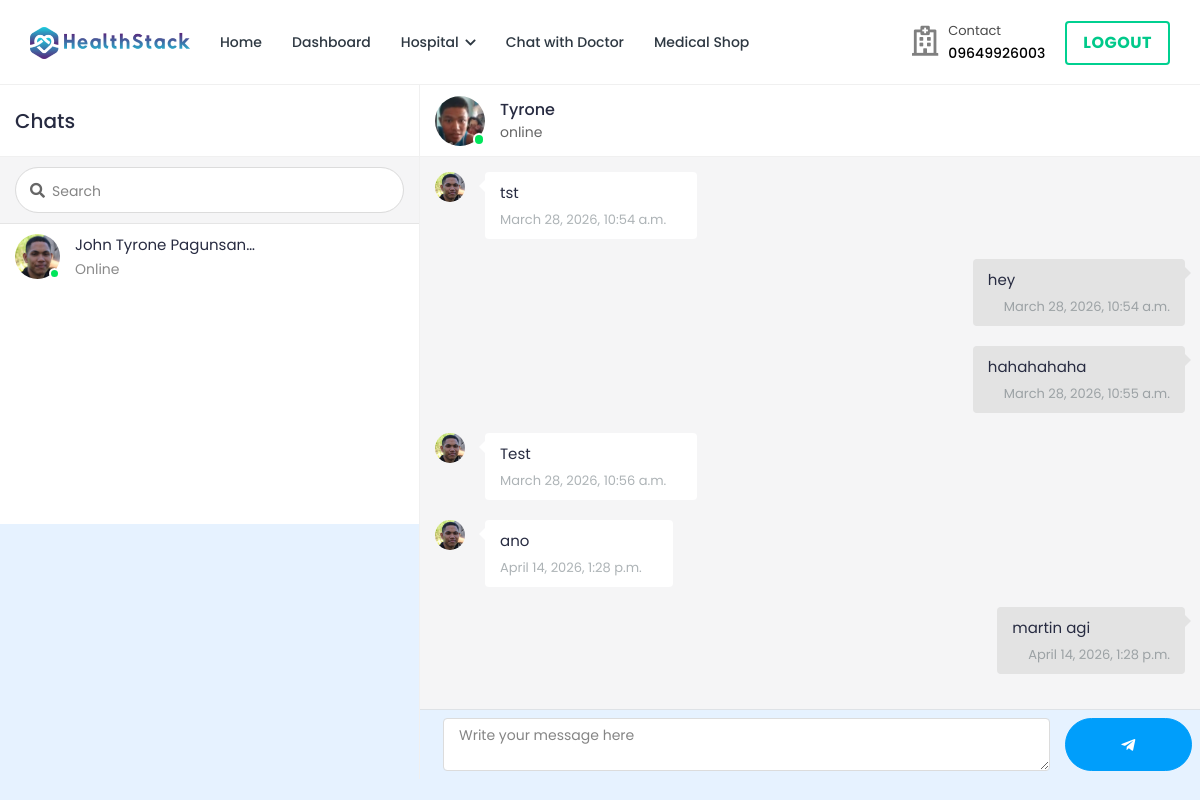
The page /chat/home/25/?u=24 (signed in) on the database its author committed.
### doctor/models.py (models this page shows, shortened)
class Doctor_Information(models.Model):
    DOCTOR_TYPE = (
        ('Cardiologists', 'Cardiologists'),
        ('Neurologists', 'Neurologists'),
        ('Pediatricians', 'Pediatricians'),
        ('Physiatrists', 'Physiatrists'),
        ('Dermatologists', 'Dermatologists'),
    )
    doctor_id = models.AutoField(primary_key=True)
    user = models.OneToOneField(User, on_delete=models.CASCADE, null=True, blank=True, related_name='profile')
    name = models.CharField(max_length=200, null=True, blank=True)
    username = models.CharField(max_length=200, null=True, blank=True)
    gender = models.CharField(max_length=200, null=True, blank=True)
    description = models.TextField(max_length=1000, null=True, blank=True)
    department = models.CharField(max_length=200, choices=DOCTOR_TYPE, null=True, blank=True)
    department_name = models.ForeignKey(hospital_department, on_delete=models.SET_NULL, null=True, blank=True)
    specialization = models.ForeignKey(specialization, on_delete=models.SET_NULL, null=True, blank=True)
    featured_image = models.ImageField(upload_to='doctors/', default='doctors/user-default.png', null=True, blank=True)
    certificate_image = models.ImageField(upload_to='doctors_certificate/', default='doctors_certificate/default.png', null=True, blank=True)
    email = models.EmailField(max_length=200, null=True, blank=True)
    phone_number = models.CharField(max_length=200, null=True, blank=True)
    nid = models.CharField(max_length=200, null=True, blank=True)
    visiting_hour = models.CharField(max_length=200, null=True, blank=True)
    consultation_fee = models.IntegerField(null=True, blank=True)
    report_fee = models.IntegerField(null=True, blank=True)
    dob = models.CharField(max_length=200, null=True, blank=True)
    institute = models.CharField(max_length=200, null=True, blank=True)
    degree = models.CharField(max_length=200, null=True, blank=True)
    completion_year = models.CharField(max_length=200, null=True, blank=True)
    work_place = models.CharField(max_length=200, null=True, blank=True)
    designation = models.CharField(max_length=200, null=True, blank=True)
    start_year = models.CharField(max_length=200, null=True, blank=True)
    end_year = models.CharField(max_length=200, null=True, blank=True)
    register_status =  models.CharField(max_length=200, null=True, blank=True)
    hospital_name = models.ForeignKey(Hospital_Information, on_delete=models.SET_NULL, null=True, blank=True)

### hospital/models.py (models this page shows, shortened)
class Patient(models.Model):
    patient_id = models.AutoField(primary_key=True)
    user = models.OneToOneField(User, on_delete=models.CASCADE, null=True, blank=True, related_name='patient')
    name = models.CharField(max_length=200, null=True, blank=True)
    username = models.CharField(max_length=200, null=True, blank=True)
    age = models.IntegerField(null=True, blank=True)
    email = models.EmailField(max_length=200, null=True, blank=True)
    phone_number = models.IntegerField(null=True, blank=True)
    address = models.CharField(max_length=200, null=True, blank=True)
    featured_image = models.ImageField(upload_to='patients/', default='patients/user-default.png', null=True, blank=True)
    blood_group = models.CharField(max_length=200, null=True, blank=True)
    history = models.CharField(max_length=200, null=True, blank=True)
    dob = models.CharField(max_length=200, null=True, blank=True)
    nid = models.CharField(max_length=200, null=True, blank=True)
    serial_number = models.CharField(max_length=200, null=True, blank=True)
    login_status = models.CharField(max_length=200, null=True, blank=True, default="offline")

### ChatApp/models.py (models this page shows, shortened)
class chatMessages(models.Model):
    user_from = models.ForeignKey(User, on_delete=models.CASCADE, related_name="+")
    user_to = models.ForeignKey(User, on_delete=models.CASCADE, related_name="+")
    message = models.TextField()
    date_created = models.DateTimeField(default=timezone.now)

### ChatApp/views.py (the view, shortened to what this page needs)
# urls.py: path('', views.home, name='chat-home'),
@csrf_exempt
@login_required(login_url='login')
@cache_control(no_cache=True, must_revalidate=True, no_store=True)
def home(request,pk):
    if request.user.is_patient:
            User = get_user_model()
            users = User.objects.all()
            patients = Patient.objects.get(user_id=pk)
            appointments = Appointment.objects.filter(patient=patients).filter(appointment_status='confirmed')
            doctor= Doctor_Information.objects.filter(appointment__in=appointments).distinct()
            if not doctor.exists():
                doctor = Doctor_Information.objects.exclude(user=request.user).distinct()
            chats = {}
            if request.method == 'GET' and 'u' in request.GET:
                chats = chatMessages.objects.filter(Q(user_from=request.user.id, user_to=request.GET['u']) | Q(user_from=request.GET['u'], user_to=request.user.id))
                chats = chats.order_by('date_created')
                doc = Doctor_Information.objects.get(user_id=request.GET['u'])
                context = {
                "page":"home",
                "users":users,
                "chats":chats,
                "patient":patients,
                "doctor":doctor,
                "doc":doc,
                "app":appointments,
                "chat_id": int(request.GET['u'] if request.method == 'GET' and 'u' in request.GET else 0)
            }
            print(request.GET['u'] if request.method == 'GET' and 'u' in request.GET else 0)
            return render(request,"chat.html",context)

### templates/chat.html (shortened to what this page needs)
{% load static %}
{%load tz%}
<!DOCTYPE html>
<html lang="en">
<head>
		<link rel="stylesheet" href="{% static 'HealthStack-System/css/Normal/bootstrap.min.css' %}">
		<link rel="stylesheet" href="{% static 'HealthStack-System/plugins/Normal/fontawesome/css/fontawesome.min.css' %}">
		<link rel="stylesheet" href="{% static 'HealthStack-System/plugins/Normal/fontawesome/css/all.min.css' %}">
		<link rel="stylesheet" href="{% static 'HealthStack-System/css/Normal/style.css' %}">
		<link rel="stylesheet" href="{% static 'HealthStack-System/plugins/Normal/fancybox/jquery.fancybox.min.css'%}">
	</head>
	<body class="chat-page">
		<div class="main-wrapper">
			<header class="header">{% include 'patient_navbar.html' %}</header>
			<div class="content">
				<div class="container-fluid">
					<div class="row">
						<div class="col-xl-12">
							<div class="chat-window">
								<div class="chat-cont-left">
									<div class="chat-header">
										<span>Chats</span>
									</div>
									<form class="chat-search" method="GET" action = "{% url 'chat-home' pk=user.id %}">
										<div class="input-group">
											<div class="input-group-prepend">
											</div>
											<input type="text" class="form-control" placeholder="Search" name="search">
										</div>
									</form>
									<div class="chat-users-list">
										<div class="chat-scroll">
										{% for d in doctor %}
											<a href="{% url 'chat-home' pk=user.id %}?u={{d.user.id}}" class="media">
												<div class="media-img-wrap">
													{%if d.user.login_status%}
													<div class="avatar avatar-online">
														<img src="{{ d.featured_image.url }}" alt="User Image" class="avatar-img rounded-circle">
													</div>
													{%else%}
													<div class="avatar avatar-away">
														<img src="{{ d.featured_image.url }}" alt="User Image" class="avatar-img rounded-circle">
													</div>
													{%endif%}
												</div>
												<div class="media-body">
													<div>
														<div class="user-name">{{d.name}}</div>
														{%if d.user.login_status%}
														<div class="user-last-chat">Online</div>
														{%else%}
														<div class="user-last-chat">Offline</div>
														{%endif%}
													</div>
												</div>
											</a>
										{% endfor %}
										</div>
									</div>
								</div>
								<div class="chat-cont-right">
									<div class="chat-header">
										<div class="media">
											<div class="media-img-wrap">
												<div class="avatar avatar-online">
													<img src="{{patient.featured_image.url}}" alt="User Image" class="avatar-img rounded-circle">
												</div>
											</div>
											<div class="media-body">
												<div class="user-name">{{patient.name}}</div>
												<div class="user-status">online</div>
											</div>
										</div>
									</div>
									{% if not chat_id > 0 %}
										<div class="d-flex flex-column justify-content-center align-items-center" style="height: 650px;">
											<h3>Start Chat now</h3>
											<p><small class="text-muted">Please select a person to chat with.</small></p>
										</div>
									{% else %}
									<div class="chat-body">
										<div class="chat-scroll chat-box">
											<ul class="list-unstyled">
												{% for chat in chats %}
												{% if chat.user_from == user %}
												<li class="media sent">
													<div class="media-body">
														<div class="msg-box">
															<div class="chat-bubble" data-id="{{chat.id}}">
																<p>{{chat.message}}</p>
																<ul class="chat-msg-info">
																	<li>
																		<div class="chat-time">
																			<span>{{chat.date_created|localtime}}</span>
																		</div>
																	</li>
																</ul>
															</div>
														</div>
													</div>
												</li>
												{% else %}
												<li class="media received">
													<div class="avatar">
														<img src="{{ doc.featured_image.url }}" alt="User Image" class="avatar-img rounded-circle">
													</div>
													<div class="media-body">
														<div class="msg-box">
															<div class="chat-bubble" data-id="{{chat.id}}">
																<p>{{chat.message}}</p>
																<ul class="chat-msg-info">
																	<li>
																		<div class="chat-time">
																			<span>{{chat.date_created|localtime}}</span>
																		</div>
																	</li>
																</ul>
															</div>
														</div>
													</div>
												</li>
												{% endif %}
												{% endfor %}
											</ul>
										</div>
									</div>
									<div class="chat-box-form border-top p-2" style="height: 70px;">
										<div class="w-100 h-100">
											<form action="{% url 'chat-send' %}" method="POST" id="chat-submit" class="h-100 d-flex ">
												<div class="col-md-10 h-100">
													<textarea name="message" id="" class="h-100 w-100 form-control" placeholder="Write your message here"></textarea>
												</div>
												<button type="submit" class="button btn btn-rounded btn-info h-100 w-100 justify-content-center align-items-center d-flex"><i class="fab fa-telegram-plane"></i></button>
											</form>
										</div>
									</div>
									{% endif %}
								</div>
							</div>
						</div>
					</div>
				</div>
			</div>
	</body>
</html>

### rows shown on the page
Doctor_Information: featured_image (picture), name "John Tyrone Pagunsan…", shows "Online"
Patient: featured_image (picture), name "Tyrone"
chatMessages: featured_image (picture), message "tst", date_created "March 28, 2026, 10:54 a.m."
chatMessages: message "hey", date_created "March 28, 2026, 10:54 a.m."
chatMessages: message "hahahahaha", date_created "March 28, 2026, 10:55 a.m."
chatMessages: featured_image (picture), message "Test", date_created "March 28, 2026, 10:56 a.m."
chatMessages: featured_image (picture), message "ano", date_created "April 14, 2026, 1:28 p.m."
chatMessages: message "martin agi", date_created "April 14, 2026, 1:28 p.m."

### other values the page prints
{{ phone }} "9649926003"
